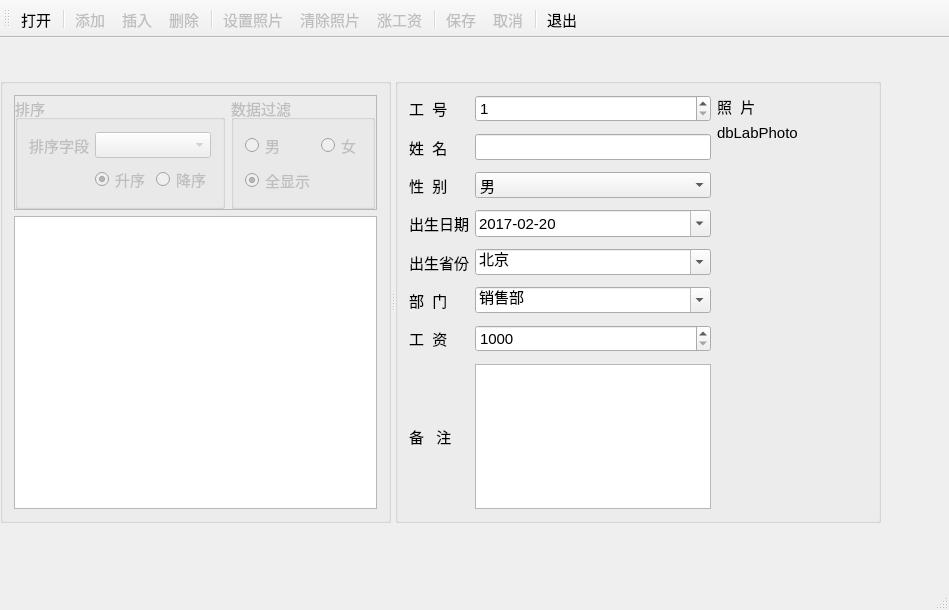
<?xml version="1.0" encoding="UTF-8"?>
<ui version="4.0">
 <class>MainWindow</class>
 <widget class="QMainWindow" name="MainWindow">
  <property name="geometry">
   <rect>
    <x>0</x>
    <y>0</y>
    <width>949</width>
    <height>610</height>
   </rect>
  </property>
  <property name="font">
   <font>
    <pointsize>11</pointsize>
   </font>
  </property>
  <property name="windowTitle">
   <string>Demo7_1, QSqlTableModel的使用</string>
  </property>
  <widget class="QWidget" name="centralWidget">
   <widget class="QSplitter" name="splitter">
    <property name="geometry">
     <rect>
      <x>0</x>
      <y>40</y>
      <width>881</width>
      <height>445</height>
     </rect>
    </property>
    <property name="orientation">
     <enum>Qt::Horizontal</enum>
    </property>
    <widget class="QGroupBox" name="groupBox_3">
     <property name="title">
      <string/>
     </property>
     <layout class="QVBoxLayout" name="verticalLayout_2">
      <item>
       <widget class="QFrame" name="frame">
        <property name="frameShape">
         <enum>QFrame::StyledPanel</enum>
        </property>
        <property name="frameShadow">
         <enum>QFrame::Raised</enum>
        </property>
        <layout class="QHBoxLayout" name="horizontalLayout_2">
         <property name="leftMargin">
          <number>0</number>
         </property>
         <property name="topMargin">
          <number>0</number>
         </property>
         <property name="rightMargin">
          <number>0</number>
         </property>
         <property name="bottomMargin">
          <number>0</number>
         </property>
         <item>
          <widget class="QGroupBox" name="groupBoxSort">
           <property name="enabled">
            <bool>false</bool>
           </property>
           <property name="title">
            <string>排序</string>
           </property>
           <layout class="QGridLayout" name="gridLayout_3">
            <item row="0" column="0">
             <widget class="QLabel" name="label_14">
              <property name="text">
               <string>排序字段</string>
              </property>
             </widget>
            </item>
            <item row="0" column="1" colspan="2">
             <widget class="QComboBox" name="comboFields"/>
            </item>
            <item row="1" column="0">
             <spacer name="horizontalSpacer">
              <property name="orientation">
               <enum>Qt::Horizontal</enum>
              </property>
              <property name="sizeHint" stdset="0">
               <size>
                <width>40</width>
                <height>20</height>
               </size>
              </property>
             </spacer>
            </item>
            <item row="1" column="1">
             <widget class="QRadioButton" name="radioBtnAscend">
              <property name="text">
               <string>升序</string>
              </property>
              <property name="checked">
               <bool>true</bool>
              </property>
             </widget>
            </item>
            <item row="1" column="2">
             <widget class="QRadioButton" name="radioBtnDescend">
              <property name="text">
               <string>降序</string>
              </property>
             </widget>
            </item>
           </layout>
          </widget>
         </item>
         <item>
          <widget class="QGroupBox" name="groupBoxFilter">
           <property name="enabled">
            <bool>false</bool>
           </property>
           <property name="title">
            <string>数据过滤</string>
           </property>
           <layout class="QGridLayout" name="gridLayout_2">
            <item row="0" column="0">
             <widget class="QRadioButton" name="radioBtnMan">
              <property name="text">
               <string>男</string>
              </property>
             </widget>
            </item>
            <item row="0" column="1">
             <widget class="QRadioButton" name="radioBtnWoman">
              <property name="text">
               <string>女</string>
              </property>
             </widget>
            </item>
            <item row="1" column="0">
             <widget class="QRadioButton" name="radioBtnBoth">
              <property name="text">
               <string>全显示</string>
              </property>
              <property name="checked">
               <bool>true</bool>
              </property>
             </widget>
            </item>
            <item row="1" column="1">
             <spacer name="horizontalSpacer_2">
              <property name="orientation">
               <enum>Qt::Horizontal</enum>
              </property>
              <property name="sizeHint" stdset="0">
               <size>
                <width>40</width>
                <height>20</height>
               </size>
              </property>
             </spacer>
            </item>
           </layout>
          </widget>
         </item>
         <item>
          <spacer name="horizontalSpacer_3">
           <property name="orientation">
            <enum>Qt::Horizontal</enum>
           </property>
           <property name="sizeHint" stdset="0">
            <size>
             <width>17</width>
             <height>17</height>
            </size>
           </property>
          </spacer>
         </item>
        </layout>
       </widget>
      </item>
      <item>
       <widget class="QTableView" name="tableView">
        <property name="editTriggers">
         <set>QAbstractItemView::AnyKeyPressed|QAbstractItemView::DoubleClicked|QAbstractItemView::EditKeyPressed|QAbstractItemView::SelectedClicked</set>
        </property>
        <attribute name="horizontalHeaderDefaultSectionSize">
         <number>50</number>
        </attribute>
       </widget>
      </item>
     </layout>
    </widget>
    <widget class="QGroupBox" name="groupBox">
     <property name="title">
      <string/>
     </property>
     <layout class="QHBoxLayout" name="horizontalLayout">
      <item>
       <layout class="QGridLayout" name="gridLayout">
        <property name="horizontalSpacing">
         <number>6</number>
        </property>
        <property name="verticalSpacing">
         <number>12</number>
        </property>
        <item row="1" column="0">
         <widget class="QLabel" name="label_2">
          <property name="text">
           <string>姓  名</string>
          </property>
          <property name="buddy">
           <cstring>dbEditName</cstring>
          </property>
         </widget>
        </item>
        <item row="2" column="1">
         <widget class="QComboBox" name="dbComboSex">
          <item>
           <property name="text">
            <string>男</string>
           </property>
          </item>
          <item>
           <property name="text">
            <string>女</string>
           </property>
          </item>
         </widget>
        </item>
        <item row="2" column="0">
         <widget class="QLabel" name="label_3">
          <property name="text">
           <string>性  别</string>
          </property>
          <property name="buddy">
           <cstring>dbComboSex</cstring>
          </property>
         </widget>
        </item>
        <item row="1" column="1">
         <widget class="QLineEdit" name="dbEditName"/>
        </item>
        <item row="7" column="0">
         <widget class="QLabel" name="label_9">
          <property name="text">
           <string>备   注</string>
          </property>
          <property name="buddy">
           <cstring>dbEditMemo</cstring>
          </property>
         </widget>
        </item>
        <item row="6" column="0">
         <widget class="QLabel" name="label_12">
          <property name="text">
           <string>工  资</string>
          </property>
          <property name="buddy">
           <cstring>dbSpinSalary</cstring>
          </property>
         </widget>
        </item>
        <item row="6" column="1">
         <widget class="QSpinBox" name="dbSpinSalary">
          <property name="prefix">
           <string/>
          </property>
          <property name="minimum">
           <number>1000</number>
          </property>
          <property name="maximum">
           <number>50000</number>
          </property>
          <property name="singleStep">
           <number>100</number>
          </property>
          <property name="value">
           <number>1000</number>
          </property>
         </widget>
        </item>
        <item row="7" column="1">
         <widget class="QPlainTextEdit" name="dbEditMemo">
          <property name="maximumSize">
           <size>
            <width>16777215</width>
            <height>16777215</height>
           </size>
          </property>
         </widget>
        </item>
        <item row="5" column="1">
         <widget class="QComboBox" name="dbComboDep">
          <property name="editable">
           <bool>true</bool>
          </property>
          <item>
           <property name="text">
            <string>销售部</string>
           </property>
          </item>
          <item>
           <property name="text">
            <string>技术部</string>
           </property>
          </item>
          <item>
           <property name="text">
            <string>生产部</string>
           </property>
          </item>
          <item>
           <property name="text">
            <string>行政部</string>
           </property>
          </item>
         </widget>
        </item>
        <item row="5" column="0">
         <widget class="QLabel" name="label_6">
          <property name="text">
           <string>部  门</string>
          </property>
          <property name="buddy">
           <cstring>dbComboDep</cstring>
          </property>
         </widget>
        </item>
        <item row="0" column="1">
         <widget class="QSpinBox" name="dbSpinEmpNo">
          <property name="minimum">
           <number>1</number>
          </property>
          <property name="maximum">
           <number>10000</number>
          </property>
         </widget>
        </item>
        <item row="0" column="0">
         <widget class="QLabel" name="label">
          <property name="text">
           <string>工  号</string>
          </property>
          <property name="buddy">
           <cstring>dbSpinEmpNo</cstring>
          </property>
         </widget>
        </item>
        <item row="4" column="0">
         <widget class="QLabel" name="label_7">
          <property name="text">
           <string>出生省份</string>
          </property>
          <property name="buddy">
           <cstring>dbComboProvince</cstring>
          </property>
         </widget>
        </item>
        <item row="4" column="1">
         <widget class="QComboBox" name="dbComboProvince">
          <property name="editable">
           <bool>true</bool>
          </property>
          <item>
           <property name="text">
            <string>北京</string>
           </property>
          </item>
          <item>
           <property name="text">
            <string>上海</string>
           </property>
          </item>
          <item>
           <property name="text">
            <string>天津</string>
           </property>
          </item>
          <item>
           <property name="text">
            <string>重庆</string>
           </property>
          </item>
          <item>
           <property name="text">
            <string>安徽</string>
           </property>
          </item>
          <item>
           <property name="text">
            <string>河北</string>
           </property>
          </item>
          <item>
           <property name="text">
            <string>河南</string>
           </property>
          </item>
          <item>
           <property name="text">
            <string>湖北</string>
           </property>
          </item>
          <item>
           <property name="text">
            <string>湖南</string>
           </property>
          </item>
          <item>
           <property name="text">
            <string>山西</string>
           </property>
          </item>
          <item>
           <property name="text">
            <string>山东</string>
           </property>
          </item>
          <item>
           <property name="text">
            <string>陕西</string>
           </property>
          </item>
          <item>
           <property name="text">
            <string>江苏</string>
           </property>
          </item>
          <item>
           <property name="text">
            <string>江西</string>
           </property>
          </item>
         </widget>
        </item>
        <item row="3" column="0">
         <widget class="QLabel" name="label_5">
          <property name="text">
           <string>出生日期</string>
          </property>
          <property name="buddy">
           <cstring>dbEditBirth</cstring>
          </property>
         </widget>
        </item>
        <item row="3" column="1">
         <widget class="QDateEdit" name="dbEditBirth">
          <property name="displayFormat">
           <string>yyyy-MM-dd</string>
          </property>
          <property name="calendarPopup">
           <bool>true</bool>
          </property>
          <property name="date">
           <date>
            <year>2017</year>
            <month>2</month>
            <day>20</day>
           </date>
          </property>
         </widget>
        </item>
       </layout>
      </item>
      <item>
       <layout class="QVBoxLayout" name="verticalLayout">
        <item>
         <widget class="QLabel" name="label_13">
          <property name="text">
           <string>照  片</string>
          </property>
         </widget>
        </item>
        <item>
         <widget class="QLabel" name="dbLabPhoto">
          <property name="minimumSize">
           <size>
            <width>150</width>
            <height>0</height>
           </size>
          </property>
          <property name="maximumSize">
           <size>
            <width>400</width>
            <height>16777215</height>
           </size>
          </property>
          <property name="text">
           <string>dbLabPhoto</string>
          </property>
         </widget>
        </item>
        <item>
         <spacer name="verticalSpacer">
          <property name="orientation">
           <enum>Qt::Vertical</enum>
          </property>
          <property name="sizeHint" stdset="0">
           <size>
            <width>20</width>
            <height>40</height>
           </size>
          </property>
         </spacer>
        </item>
       </layout>
      </item>
     </layout>
    </widget>
   </widget>
  </widget>
  <widget class="QMenuBar" name="menuBar">
   <property name="geometry">
    <rect>
     <x>0</x>
     <y>0</y>
     <width>949</width>
     <height>23</height>
    </rect>
   </property>
  </widget>
  <widget class="QStatusBar" name="statusBar"/>
  <widget class="QToolBar" name="mainToolBar">
   <property name="iconSize">
    <size>
     <width>16</width>
     <height>16</height>
    </size>
   </property>
   <property name="toolButtonStyle">
    <enum>Qt::ToolButtonTextUnderIcon</enum>
   </property>
   <attribute name="toolBarArea">
    <enum>TopToolBarArea</enum>
   </attribute>
   <attribute name="toolBarBreak">
    <bool>false</bool>
   </attribute>
   <addaction name="actOpenDB"/>
   <addaction name="separator"/>
   <addaction name="actRecAppend"/>
   <addaction name="actRecInsert"/>
   <addaction name="actRecDelete"/>
   <addaction name="separator"/>
   <addaction name="actPhoto"/>
   <addaction name="actPhotoClear"/>
   <addaction name="actScan"/>
   <addaction name="separator"/>
   <addaction name="actSubmit"/>
   <addaction name="actRevert"/>
   <addaction name="separator"/>
   <addaction name="actQuit"/>
  </widget>
  <action name="actOpenDB">
   <property name="icon">
    <iconset resource="res.qrc">
     <normaloff>:/icons/images/open3.bmp</normaloff>:/icons/images/open3.bmp</iconset>
   </property>
   <property name="text">
    <string>打开</string>
   </property>
   <property name="toolTip">
    <string>打开数据库</string>
   </property>
  </action>
  <action name="actQuit">
   <property name="icon">
    <iconset resource="res.qrc">
     <normaloff>:/icons/images/exit.bmp</normaloff>:/icons/images/exit.bmp</iconset>
   </property>
   <property name="text">
    <string>退出</string>
   </property>
   <property name="toolTip">
    <string>退出</string>
   </property>
  </action>
  <action name="actRecAppend">
   <property name="enabled">
    <bool>false</bool>
   </property>
   <property name="icon">
    <iconset resource="res.qrc">
     <normaloff>:/icons/images/316.bmp</normaloff>:/icons/images/316.bmp</iconset>
   </property>
   <property name="text">
    <string>添加</string>
   </property>
   <property name="toolTip">
    <string>添加记录</string>
   </property>
  </action>
  <action name="actRecInsert">
   <property name="enabled">
    <bool>false</bool>
   </property>
   <property name="icon">
    <iconset resource="res.qrc">
     <normaloff>:/icons/images/306.bmp</normaloff>:/icons/images/306.bmp</iconset>
   </property>
   <property name="text">
    <string>插入</string>
   </property>
   <property name="toolTip">
    <string>插入记录</string>
   </property>
  </action>
  <action name="actSubmit">
   <property name="enabled">
    <bool>false</bool>
   </property>
   <property name="icon">
    <iconset resource="res.qrc">
     <normaloff>:/icons/images/save1.bmp</normaloff>:/icons/images/save1.bmp</iconset>
   </property>
   <property name="text">
    <string>保存</string>
   </property>
   <property name="toolTip">
    <string>保存修改</string>
   </property>
  </action>
  <action name="actRevert">
   <property name="enabled">
    <bool>false</bool>
   </property>
   <property name="icon">
    <iconset resource="res.qrc">
     <normaloff>:/icons/images/ubdo.bmp</normaloff>:/icons/images/ubdo.bmp</iconset>
   </property>
   <property name="text">
    <string>取消</string>
   </property>
   <property name="toolTip">
    <string>取消修改</string>
   </property>
  </action>
  <action name="actRecDelete">
   <property name="enabled">
    <bool>false</bool>
   </property>
   <property name="icon">
    <iconset resource="res.qrc">
     <normaloff>:/icons/images/delete1.bmp</normaloff>:/icons/images/delete1.bmp</iconset>
   </property>
   <property name="text">
    <string>删除</string>
   </property>
   <property name="toolTip">
    <string>删除记录</string>
   </property>
  </action>
  <action name="actPhoto">
   <property name="enabled">
    <bool>false</bool>
   </property>
   <property name="icon">
    <iconset resource="res.qrc">
     <normaloff>:/icons/images/00.JPG</normaloff>:/icons/images/00.JPG</iconset>
   </property>
   <property name="text">
    <string>设置照片</string>
   </property>
   <property name="toolTip">
    <string>设置照片</string>
   </property>
  </action>
  <action name="actPhotoClear">
   <property name="enabled">
    <bool>false</bool>
   </property>
   <property name="icon">
    <iconset resource="res.qrc">
     <normaloff>:/icons/images/103.bmp</normaloff>:/icons/images/103.bmp</iconset>
   </property>
   <property name="text">
    <string>清除照片</string>
   </property>
   <property name="toolTip">
    <string>清除照片</string>
   </property>
  </action>
  <action name="actScan">
   <property name="enabled">
    <bool>false</bool>
   </property>
   <property name="icon">
    <iconset resource="res.qrc">
     <normaloff>:/icons/images/up.bmp</normaloff>:/icons/images/up.bmp</iconset>
   </property>
   <property name="text">
    <string>涨工资</string>
   </property>
   <property name="toolTip">
    <string>涨工资</string>
   </property>
  </action>
 </widget>
 <layoutdefault spacing="6" margin="11"/>
 <resources>
  <include location="res.qrc"/>
 </resources>
 <connections>
  <connection>
   <sender>actQuit</sender>
   <signal>triggered()</signal>
   <receiver>MainWindow</receiver>
   <slot>close()</slot>
   <hints>
    <hint type="sourcelabel">
     <x>-1</x>
     <y>-1</y>
    </hint>
    <hint type="destinationlabel">
     <x>274</x>
     <y>184</y>
    </hint>
   </hints>
  </connection>
 </connections>
</ui>
